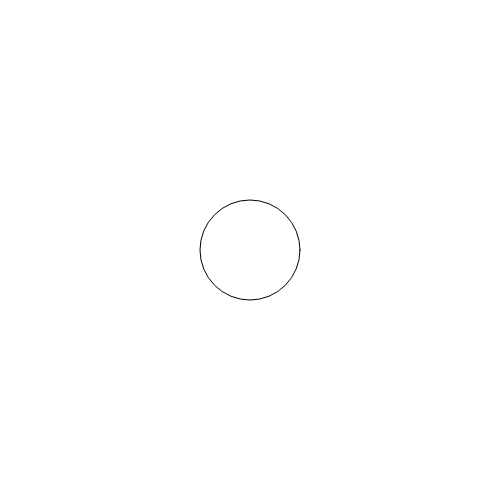
Frame 1 (no input)
Frame 60 (no input): identical to frame 1, image omitted
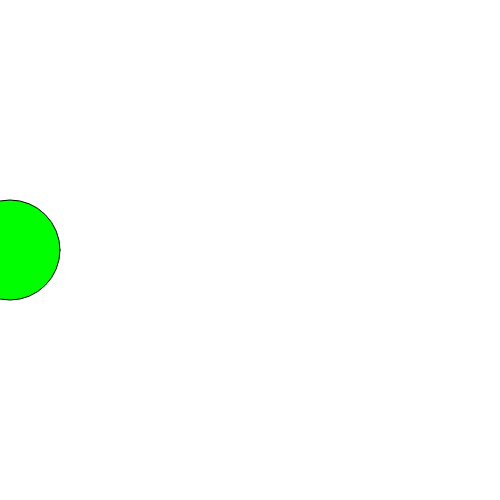
Frame 120 (the mouse pressed at the canvas centre since frame 60)

The p5.js sketch that drew these frames (run headless with seeded random() and noise() and a simulated clock; from frame 60 on, the mouse is pressed at the canvas centre):

// p5.js sketch
// ── sketch.js
let tam;
let posX;
let vel;
let miColor1, miColor2;

function setup() {
  createCanvas(500, 500);
  tam = 100;
  posX = width/2;
  vel = 4;
  miColor1 = color(255,0,0);
  miColor2 = color(0,255,0);
}

function draw() {
  background(255);
  //vel = random(4);

  if (mouseIsPressed) {
    if (mouseX>width/2) {
      fill(miColor1);
      posX = posX + vel;
    } else {
      fill(miColor2);
      posX = posX - vel;
    }
  }else{
    fill(255);
  }


  if (posX > width) {
    posX = 0;
  }
  if (posX < 0) {
    posX = width;
  }
  
  circle(posX, height/2, tam);
}
